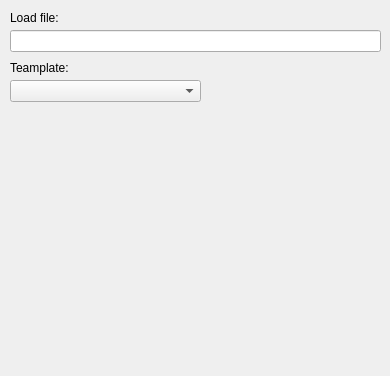
<?xml version="1.0" encoding="UTF-8"?>
<ui version="4.0">
 <class>FormSettingsOnLoadFiles</class>
 <widget class="QWidget" name="FormSettingsOnLoadFiles">
  <property name="geometry">
   <rect>
    <x>0</x>
    <y>0</y>
    <width>390</width>
    <height>376</height>
   </rect>
  </property>
  <property name="windowTitle">
   <string>Form</string>
  </property>
  <widget class="QLineEdit" name="lePathToLoadFile">
   <property name="geometry">
    <rect>
     <x>10</x>
     <y>30</y>
     <width>371</width>
     <height>22</height>
    </rect>
   </property>
  </widget>
  <widget class="QLabel" name="label">
   <property name="geometry">
    <rect>
     <x>10</x>
     <y>10</y>
     <width>49</width>
     <height>16</height>
    </rect>
   </property>
   <property name="text">
    <string>Load file:</string>
   </property>
  </widget>
  <widget class="QComboBox" name="cbTemplate">
   <property name="geometry">
    <rect>
     <x>10</x>
     <y>80</y>
     <width>191</width>
     <height>22</height>
    </rect>
   </property>
  </widget>
  <widget class="QLabel" name="label_2">
   <property name="geometry">
    <rect>
     <x>10</x>
     <y>60</y>
     <width>81</width>
     <height>16</height>
    </rect>
   </property>
   <property name="text">
    <string>Teamplate:</string>
   </property>
  </widget>
 </widget>
 <resources/>
 <connections/>
</ui>
